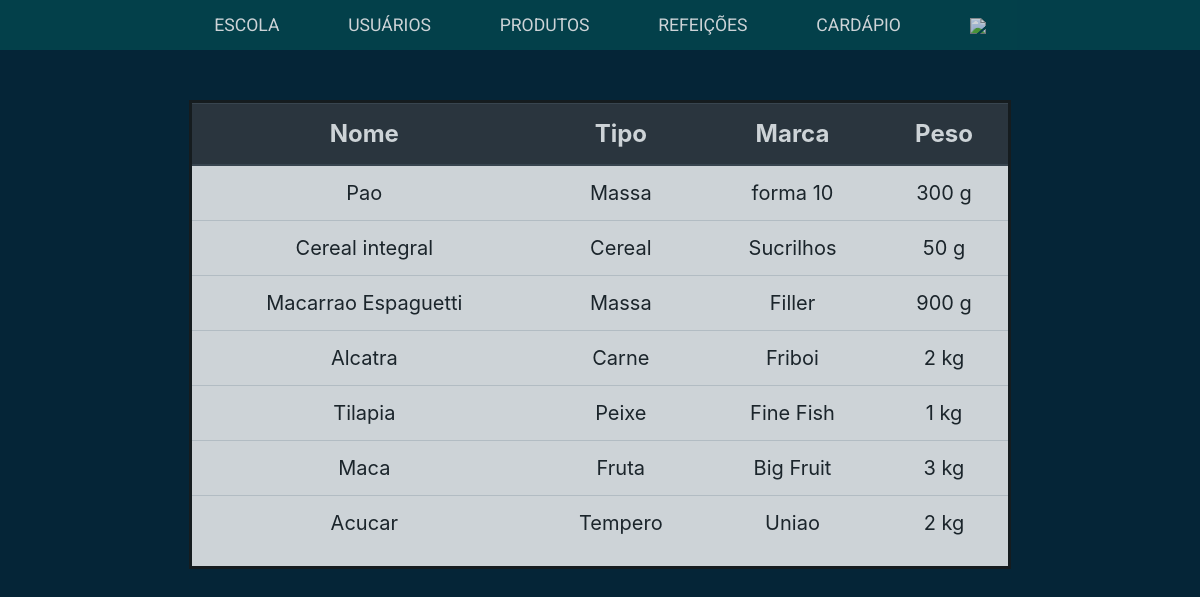
/sec-educacao/produto/index.php (signed in), run on the app's committed database.
### tables this page shows
create table Produto (
    id int primary key auto_increment,
    nomeProduto varchar(64),
    marca varchar(64),
    peso decimal,
    tipoDePeso_id int references TipoDePeso(id),
    tipoDeProduto_id int references TipoDeProduto(id)
);

create table TipoDeProduto(
    id int primary key auto_increment,
    nomeTipoProduto varchar(64)
);

create table TipoDePeso(
    id int primary key auto_increment,
    nomeTipoPeso varchar(64)
);

### sec-educacao/produto/index.php (the view, shortened to what this page needs)
<?php
require_once '../../funcoes-de-cabecalho.php';
require_once '../../conexao.php';
$select = "select Produto.nomeProduto, Produto.marca, Produto.peso, TipoDeProduto.nomeTipoProduto, TipoDePeso.nomeTipoPeso from Produto "
        . "inner join TipoDeProduto on Produto.tipoDeProduto_id = TipoDeProduto.id "
        . "inner join TipoDePeso on Produto.tipoDePeso_id = TipoDePeso.id";
$query = mysqli_query($conexao, $select);
?>
<table class="table">
    <thead class="thead-dark">
        <th scope="col">Nome</th>
        <th scope="col">Tipo</th>
        <th scope="col">Marca</th>
        <th scope="col">Peso</th>
    </thead>
<tbody>
<?php
while($table = mysqli_fetch_array($query)){
    $nomeProduto = $table['nomeProduto'];
    $marcaProduto = $table['marca'];
    $pesoProduto = $table['peso'];
    $tipoPeso = $table['nomeTipoPeso'];
    $tipoProduto = $table['nomeTipoProduto'];
    echo "<tr>"
        . "<td>$nomeProduto</td>"
        . "<td>$tipoProduto</td>"
        . "<td>$marcaProduto</td>"
        . "<td>$pesoProduto $tipoPeso</td>"
        . "</tr>";
}
?>
</tbody>
</table>

### estilo/style.css (style rules this page uses)
body { background-color: #052537 !important; text-decoration: none; }
input, td, tr { text-align: center; vertical-align: middle !important; font-weight: 400; }
.table thead th { vertical-align: middle !important; }
@media (min-width: 1200px) { body { height: 100%; width: 100%; background-size: cover; position: relative; text-align-last: center; text-align: center; } }
@media (min-width: 1200px) { tr td { font-size: 20px; } }

### data on the page
produto: nomeProduto "Pao", tipoDeProduto.nomeTipoProduto "Massa", marca "forma 10", peso "300", tipoDePeso.nomeTipoPeso "g"
produto: nomeProduto "Cereal integral", tipoDeProduto.nomeTipoProduto "Cereal", marca "Sucrilhos", peso "50", tipoDePeso.nomeTipoPeso "g"
produto: nomeProduto "Macarrao Espaguetti", tipoDeProduto.nomeTipoProduto "Massa", marca "Filler", peso "900", tipoDePeso.nomeTipoPeso "g"
produto: nomeProduto "Alcatra", tipoDeProduto.nomeTipoProduto "Carne", marca "Friboi", peso "2", tipoDePeso.nomeTipoPeso "kg"
produto: nomeProduto "Tilapia", tipoDeProduto.nomeTipoProduto "Peixe", marca "Fine Fish", peso "1", tipoDePeso.nomeTipoPeso "kg"
produto: nomeProduto "Maca", tipoDeProduto.nomeTipoProduto "Fruta", marca "Big Fruit", peso "3", tipoDePeso.nomeTipoPeso "kg"
produto: nomeProduto "Acucar", tipoDeProduto.nomeTipoProduto "Tempero", marca "Uniao", peso "2", tipoDePeso.nomeTipoPeso "kg"
